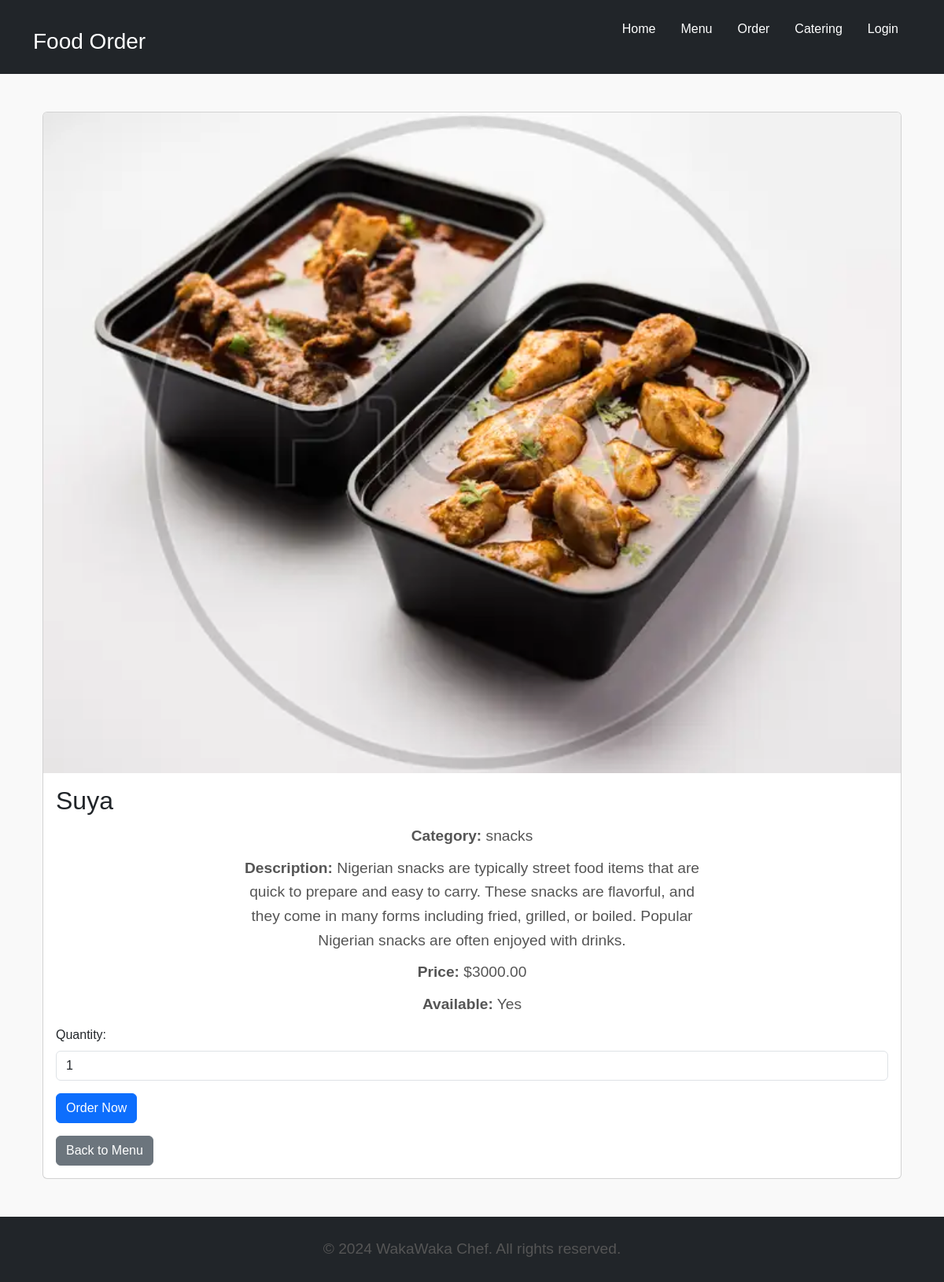
The page /food/5/ on the database its author committed.
### Food/models.py (models this page shows, shortened)
class FoodItem(models.Model):
        name = models.CharField(max_length=200)
        description = models.TextField()
        price = models.DecimalField(max_digits=10, decimal_places=2)
        category = models.ForeignKey(Category, on_delete=models.CASCADE, related_name='food_items')
        image = models.ImageField(upload_to='food_images/',  null=False, default='images/placeholder.jpg')
        is_available = models.BooleanField(default=True)

class Category(models.Model):
        name = name = models.CharField(max_length=100)
        description = models.TextField(blank=True, null=True)

### Food/views.py (the view)
# urls.py: path('food/<int:food_item_id>/', views.food_detail, name='food_detail'),
def food_detail(request, food_item_id):
    food_item = get_object_or_404(FoodItem, id=food_item_id)
    return render(request, 'Food/food_detail.html', {'food_item': food_item})

### Food/templates/food/food_detail.html (shortened to what this page needs)
{% extends 'Food/base.html' %}
{% block content %}
<div class="container mt-5">
    <div class="card">
        <img src="{{ food_item.image.url }}" class="card-img-top" alt="{{ food_item.name }}">
        <div class="card-body">
            <h2 class="card-title">{{ food_item.name }}</h2>
            <p class="card-text"><strong>Category:</strong> {{ food_item.category.name }}</p>
            <p class="card-text"><strong>Description:</strong> {{ food_item.description }}</p>
            <p class="card-text"><strong>Price:</strong> ${{ food_item.price }}</p>
            <p class="card-text"><strong>Available:</strong> {{ food_item.is_available|yesno:"Yes,No" }}</p>
            {% if food_item.is_available %}
            <form method="post" action="{% url 'create_order' %}">
                <div class="mb-3">
                    <label for="quantity" class="form-label">Quantity:</label>
                    <input type="number" id="quantity" name="quantity" min="1" max="10" value="1" class="form-control" required>
                </div>
                <button type="submit" class="btn btn-primary">Order Now</button>
            </form>
            {% else %}
            <p class="text-danger">This item is currently unavailable.</p>
            {% endif %}
            <a href="{% url 'menu' %}" class="btn btn-secondary mt-3">Back to Menu</a>
        </div>
    </div>
</div>
{% endblock %}

### Food/static/css/styles.css (style rules this page uses)
body { font-family: Arial, sans-serif; margin: 0; padding: 0; background-color: #f9f9f9; color: #333; line-height: 1.6; }
p { text-align: center; font-size: 1.2rem; margin: 10px auto; max-width: 600px; color: #555; }

### rows shown on the page
FoodItem: image (picture), name "Suya", category.name "snacks", description "Nigerian snacks are typically street food items that are quick to prepare and easy to carry. These snacks are flavorful, and they come in many forms including fried, grilled, or boiled. Popular Nigerian snacks are often enjoyed with drinks.", price "3000.00", is_available "Yes"
